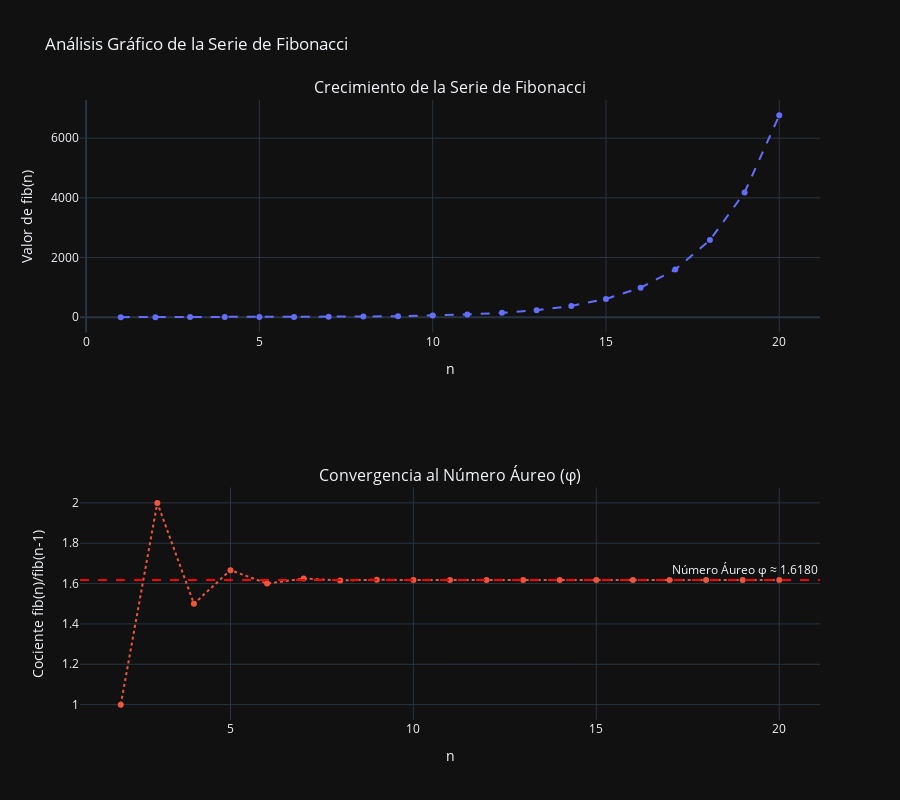

Write notebook code for a chart like this one.
### Markdown cell above
## Graficar!
* El valor de la serie $fib(n)$
* El valor del cociente 

    $\phi \rightarrow \frac{fib(n)} {fib(n-1)} \approx 1.618$ número áureo.


| n | $ fib(n) /fib(n-1) $ |
| -- | -- |
| 2 | $1/1=1 $ |
| 3 | $2/1 = 2$ |
| 4 | $3/2 = 1.5$ |
| 5 | $5/3= 1.66667$ |
| 6 | $8/5= 1.6$ |
| 7 | $13/8 = 1.625 $ |
| 8 | $21/13 = 1.615 $ |
| ... | ... |
|$\infty $ | $ \frac{1 + \sqrt{5}} {2} \approx 1.618$ (número áureo) |

### Code cell
import plotly.graph_objects as go
from plotly.subplots import make_subplots
import numpy as np

def fibonacci(n):
    if n < 0:
        raise ValueError("n debe ser un entero no negativo.")
    if n == 0:
        return 0
    x, y = 0, 1
    for _ in range(1, n):
        x, y = y, x + y
    return y

def graficar_analisis_fibonacci(n_max=20):
    n_valores = list(range(1, n_max + 1))
    fib_valores = [fibonacci(n) for n in n_valores]
    n_cociente = list(range(2, n_max + 1))
    cociente_valores = [fib_valores[i] / fib_valores[i-1] for i in range(1, len(fib_valores))]
    phi = (1 + np.sqrt(5)) / 2

    fig = make_subplots(
        rows=2, cols=1,
        subplot_titles=(
            "Crecimiento de la Serie de Fibonacci",
            "Convergencia al Número Áureo (φ)"
        )
    )

    fig.add_trace(go.Scatter(
        x=n_valores, 
        y=fib_valores, 
        mode='lines+markers',  
        name='fib(n)',
        line=dict(dash='dash') 
    ), row=1, col=1)

    fig.add_trace(go.Scatter(
        x=n_cociente, 
        y=cociente_valores, 
        mode='lines+markers', 
        name='Cociente',
        line=dict(dash='dot') 
    ), row=2, col=1)
    

    fig.add_hline(y=phi, line_dash="dash", line_color="red", annotation_text=f"Número Áureo φ ≈ {phi:.4f}", row=2, col=1)

    fig.update_layout(
        height=800,
        title_text="Análisis Gráfico de la Serie de Fibonacci",
        template="plotly_dark",
        showlegend=False
    )
    fig.update_yaxes(title_text="Valor de fib(n)", row=1, col=1)
    fig.update_yaxes(title_text="Cociente fib(n)/fib(n-1)", row=2, col=1)
    fig.update_xaxes(title_text="n", row=1, col=1)
    fig.update_xaxes(title_text="n", row=2, col=1)
    
    fig.show()

if __name__ == "__main__":
    graficar_analisis_fibonacci(n_max=20)

### Figure 1 — Plotly figure (JSON) as saved in the notebook; plotly's stock layout.template omitted (floating-point values rounded to 4 significant figures)
{"data": [{"line": {"dash": "dash"}, "mode": "lines+markers", "name": "fib(n)", "type": "scatter", "x": [1, 2, 3, 4, 5, 6, 7, 8, 9, 10, 11, 12, 13, 14, 15, 16, 17, 18, 19, 20], "xaxis": "x", "y": [1, 1, 2, 3, 5, 8, 13, 21, 34, 55, 89, 144, 233, 377, 610, 987, 1597, 2584, 4181, 6765], "yaxis": "y"}, {"line": {"dash": "dot"}, "mode": "lines+markers", "name": "Cociente", "type": "scatter", "x": [2, 3, 4, 5, 6, 7, 8, 9, 10, 11, 12, 13, 14, 15, 16, 17, 18, 19, 20], "xaxis": "x2", "y": [1, 2, 1.5, 1.667, 1.6, 1.625, 1.615, 1.619, 1.618, 1.618, 1.618, 1.618, 1.618, 1.618, 1.618, 1.618, 1.618, 1.618, 1.618], "yaxis": "y2"}], "layout": {"annotations": [{"font": {"size": 16}, "showarrow": false, "text": "Crecimiento de la Serie de Fibonacci", "x": 0.5, "xanchor": "center", "xref": "paper", "y": 1, "yanchor": "bottom", "yref": "paper"}, {"font": {"size": 16}, "showarrow": false, "text": "Convergencia al Número Áureo (φ)", "x": 0.5, "xanchor": "center", "xref": "paper", "y": 0.375, "yanchor": "bottom", "yref": "paper"}, {"showarrow": false, "text": "Número Áureo φ ≈ 1.6180", "x": 1, "xanchor": "right", "xref": "x2 domain", "y": 1.618, "yanchor": "bottom", "yref": "y2"}], "height": 800, "shapes": [{"line": {"color": "red", "dash": "dash"}, "type": "line", "x0": 0, "x1": 1, "xref": "x2 domain", "y0": 1.618, "y1": 1.618, "yref": "y2"}], "showlegend": false, "title": {"text": "Análisis Gráfico de la Serie de Fibonacci"}, "xaxis": {"anchor": "y", "domain": [0, 1], "title": {"text": "n"}}, "xaxis2": {"anchor": "y2", "domain": [0, 1], "title": {"text": "n"}}, "yaxis": {"anchor": "x", "domain": [0.625, 1], "title": {"text": "Valor de fib(n)"}}, "yaxis2": {"anchor": "x2", "domain": [0, 0.375], "title": {"text": "Cociente fib(n)/fib(n-1)"}}}}
